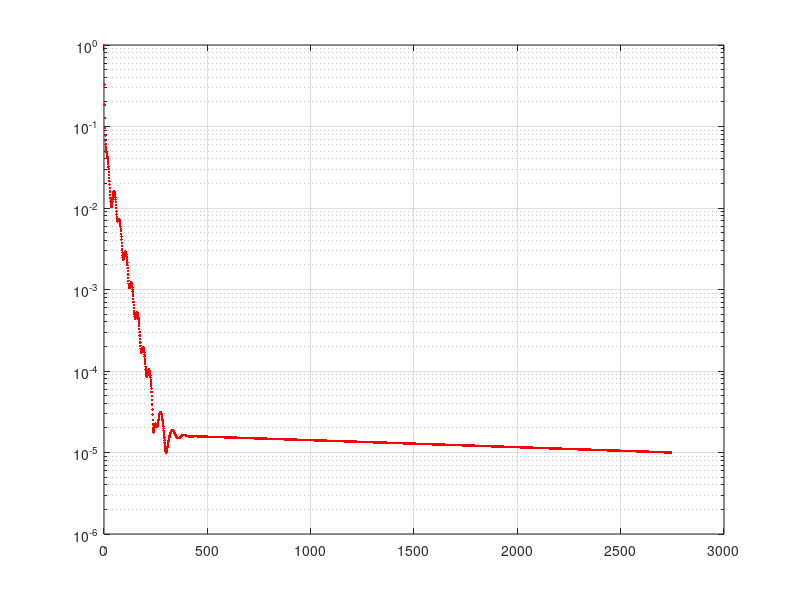

MATLAB code to generate this figure:
function GZ
% Gauso-Zeidelio algoritmas su alpha ciklu
 
clc, clear all
A=[
 2 1 0 4 3;
 8 1 -2 5 2;
 1 14 1 0 1;
 -2 1 16 2 0;
 5 0 2 6 4
 
] % coefficient matrix
b=[4; -20; 15.5; 19; 3] % right-hand side vector
 
n=size(A,1)
Aprad=A;
 
alpha=[10000000; 100000; 10; 100; 1];  % laisvai parinkti metodo parametrai
 
% Matrica kurios istrizainej 1-alfa.
Atld=diag(1./diag(A))*A-diag(alpha)
% B matrica kuri padalinta is A isstrizainiu (B_k / A_kk)
btld=diag(1./diag(A))*b
nitmax=1000000;
% Tikslumas
eps=1e-5;
x=zeros(n,1);x1=zeros(n,1);
fprintf(1,'\n sprendimas iteracijomis:'); 
for it=1:nitmax
    for i=1:n
        x1(i)=(btld(i)-Atld(i,1:i-1)*x1(1:i-1)-Atld(i,i:n)*x(i:n))/alpha(i);
    end
  prec(it)=norm(x1-x)/(norm(x)+norm(x1));
  fprintf(1,'iteracija Nr. %d,  tikslumas  %g\n',it,prec(it))
  if prec(it) < eps, break, end
  x=x1;
end
disp('Atsakymas:')
x
disp('Patikrinimas')
Aprad*x-b
 
semilogy([1:length(prec)],prec,'r.');grid on,hold on
linsolve(A, b)
